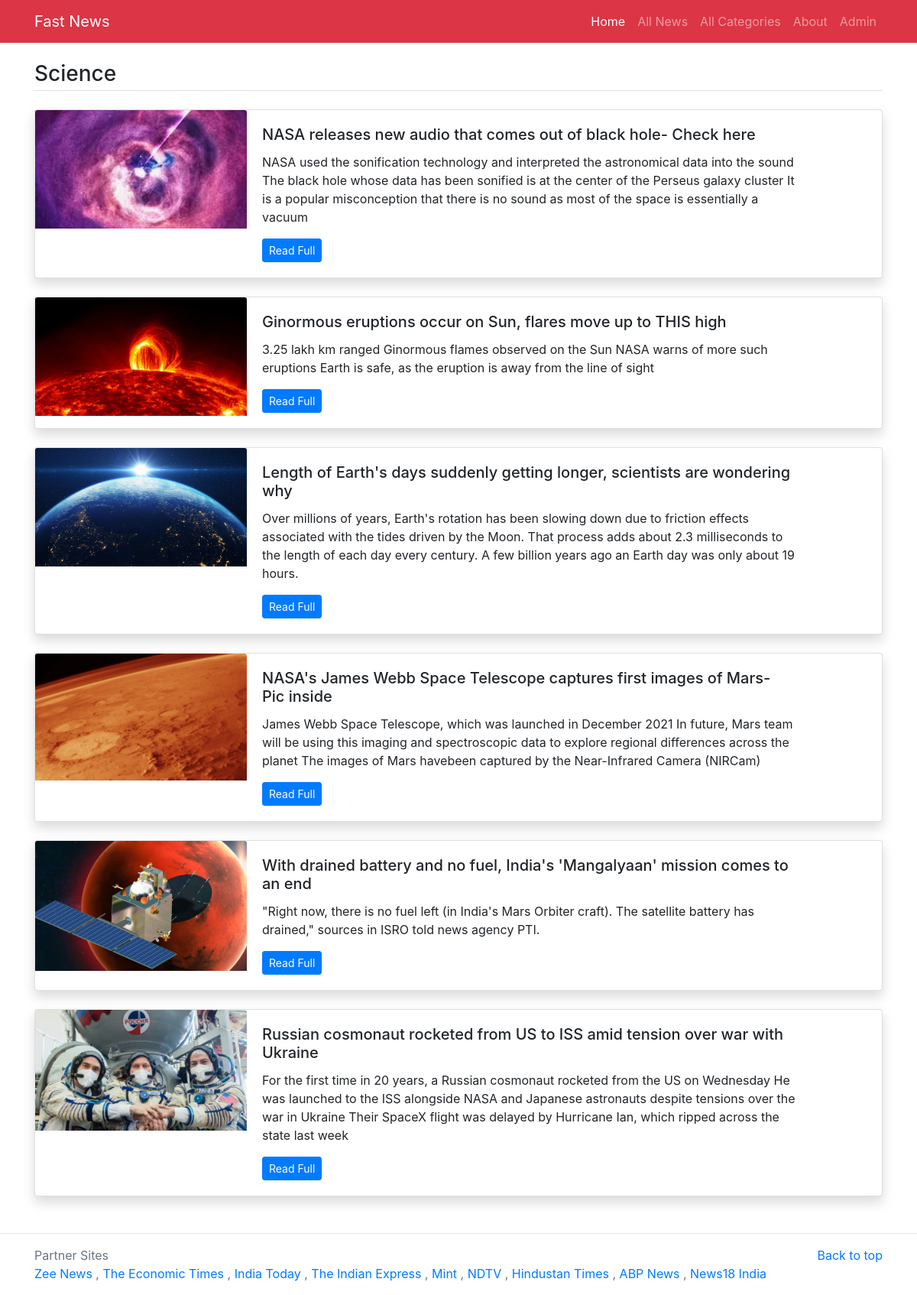
Screenshot of /category/9 with the database file from the repository.
### main/models.py (models this page shows, shortened)
class Category(models.Model):
    title=models.CharField(max_length=200)
    category_image=models.ImageField(upload_to='imgs/')
    class Meta:
        verbose_name_plural='Categories'

class News(models.Model):
    category=models.ForeignKey(Category,on_delete=models.CASCADE)
    title=models.CharField(max_length=300)
    image=models.ImageField(upload_to='imgs/')
    detail=models.TextField()
    add_time=models.DateTimeField(auto_now_add=True)
    class Meta:
        verbose_name_plural='News'

### main/views.py (the view)
# urls.py: path('category/<int:id>',views.category,name='category'),
def category(request,id):
    category=Category.objects.get(id=id)
    news=News.objects.filter(category=category)[::-1]
    return render(request,'category-news.html',{
        'all_news':news,
        'category':category
    })

### main/templates/category-news.html
{% extends 'base.html' %}
{% block content %}
<main class="container mt-3 mb-5">
	<h3 class="border-bottom pb-1 my-4">{{category.title}}</h3>
    {% for news in all_news %}
	<div class="card mb-4 shadow">
	  <div class="row no-gutters">
	    <div class="col-md-3">
            <img src="/media/{{news.image}}" class="card-img-top" alt="{{news.title}}">
	    </div>
	    <div class="col-md-8">
	      <div class="card-body">
	        <h5 class="card-title">{{news.title}}</h5>
	        <p class="card-text">{{news.detail}}</p>
	        <p class="card-text"><a href="/detail/{{news.id}}" class="btn btn-sm btn-primary">Read Full</a></p>
	      </div>
	    </div>
	  </div>
    </div>
    {% endfor %}
</main>
{% endblock %}

### rows the page displays
Category: title "Science"
News: image (picture), title "NASA releases new audio that comes out of black hole- Check here", detail "NASA used the sonification technology and interpreted the astronomical data into the sound The black hole whose data has been sonified is at the center of the Perseus galaxy cluster It is a popular misconception that there is no sound as most of the space is essentially a vacuum"
News: image (picture), title "Ginormous eruptions occur on Sun, flares move up to THIS high", detail "3.25 lakh km ranged Ginormous flames observed on the Sun NASA warns of more such eruptions Earth is safe, as the eruption is away from the line of sight"
News: image (picture), title "Length of Earth's days suddenly getting longer, scientists are wondering why", detail "Over millions of years, Earth's rotation has been slowing down due to friction effects associated with the tides driven by the Moon. That process adds about 2.3 milliseconds to the length of each day every century. A few billion years ago an Earth day was only about 19 hours."
News: image (picture), title "NASA's James Webb Space Telescope captures first images of Mars- Pic inside", detail "James Webb Space Telescope, which was launched in December 2021 In future, Mars team will be using this imaging and spectroscopic data to explore regional differences across the planet The images of Mars havebeen captured by the Near-Infrared Camera (NIRCam)"
News: image (picture), title "With drained battery and no fuel, India's 'Mangalyaan' mission comes to an end", detail "\"Right now, there is no fuel left (in India's Mars Orbiter craft). The satellite battery has drained,\" sources in ISRO told news agency PTI."
News: image (picture), title "Russian cosmonaut rocketed from US to ISS amid tension over war with Ukraine", detail "For the first time in 20 years, a Russian cosmonaut rocketed from the US on Wednesday He was launched to the ISS alongside NASA and Japanese astronauts despite tensions over the war in Ukraine Their SpaceX flight was delayed by Hurricane Ian, which ripped across the state last week"
